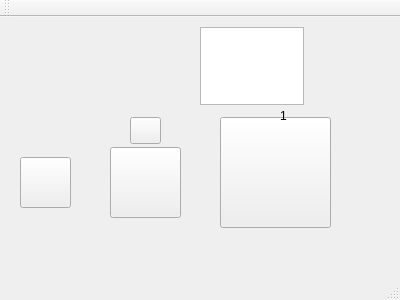
<?xml version="1.0" encoding="UTF-8"?>
<ui version="4.0">
 <class>MainWindow</class>
 <widget class="QMainWindow" name="MainWindow">
  <property name="geometry">
   <rect>
    <x>0</x>
    <y>0</y>
    <width>400</width>
    <height>300</height>
   </rect>
  </property>
  <property name="windowTitle">
   <string>MainWindow</string>
  </property>
  <widget class="QWidget" name="centralWidget">
   <widget class="QPushButton" name="pushButton">
    <property name="enabled">
     <bool>true</bool>
    </property>
    <property name="geometry">
     <rect>
      <x>110</x>
      <y>130</y>
      <width>71</width>
      <height>71</height>
     </rect>
    </property>
    <property name="text">
     <string/>
    </property>
    <property name="icon">
     <iconset resource="mainwindow.qrc">
      <normaloff>:/picture/add.png</normaloff>:/picture/add.png</iconset>
    </property>
    <property name="iconSize">
     <size>
      <width>64</width>
      <height>64</height>
     </size>
    </property>
   </widget>
   <widget class="QPushButton" name="pushButton_2">
    <property name="geometry">
     <rect>
      <x>220</x>
      <y>100</y>
      <width>111</width>
      <height>111</height>
     </rect>
    </property>
    <property name="styleSheet">
     <string notr="true">border-image: url(:/picture/add.png);</string>
    </property>
    <property name="text">
     <string/>
    </property>
   </widget>
   <widget class="QLabel" name="label">
    <property name="geometry">
     <rect>
      <x>280</x>
      <y>90</y>
      <width>21</width>
      <height>17</height>
     </rect>
    </property>
    <property name="text">
     <string>1</string>
    </property>
   </widget>
   <widget class="QTextEdit" name="textEdit">
    <property name="geometry">
     <rect>
      <x>200</x>
      <y>10</y>
      <width>104</width>
      <height>78</height>
     </rect>
    </property>
   </widget>
   <widget class="QPushButton" name="pushButton_3">
    <property name="geometry">
     <rect>
      <x>20</x>
      <y>140</y>
      <width>51</width>
      <height>51</height>
     </rect>
    </property>
    <property name="styleSheet">
     <string notr="true">border-image: url(:/picture/add.png);</string>
    </property>
    <property name="text">
     <string/>
    </property>
   </widget>
   <widget class="QLabel" name="label_2">
    <property name="geometry">
     <rect>
      <x>320</x>
      <y>20</y>
      <width>67</width>
      <height>71</height>
     </rect>
    </property>
    <property name="styleSheet">
     <string notr="true">border-image: url(:/picture/drawing5.png);</string>
    </property>
    <property name="text">
     <string/>
    </property>
   </widget>
   <widget class="QLabel" name="zhuan_Label">
    <property name="geometry">
     <rect>
      <x>30</x>
      <y>10</y>
      <width>67</width>
      <height>61</height>
     </rect>
    </property>
    <property name="styleSheet">
     <string notr="true">border-image: url(:/image/image00.png);</string>
    </property>
    <property name="text">
     <string/>
    </property>
   </widget>
   <widget class="QPushButton" name="pushButton_4">
    <property name="geometry">
     <rect>
      <x>130</x>
      <y>100</y>
      <width>31</width>
      <height>27</height>
     </rect>
    </property>
    <property name="styleSheet">
     <string notr="true">border-image: url(:/picture/dec.png);</string>
    </property>
    <property name="text">
     <string/>
    </property>
   </widget>
  </widget>
  <widget class="QMenuBar" name="menuBar">
   <property name="geometry">
    <rect>
     <x>0</x>
     <y>0</y>
     <width>400</width>
     <height>25</height>
    </rect>
   </property>
  </widget>
  <widget class="QToolBar" name="mainToolBar">
   <attribute name="toolBarArea">
    <enum>TopToolBarArea</enum>
   </attribute>
   <attribute name="toolBarBreak">
    <bool>false</bool>
   </attribute>
  </widget>
  <widget class="QStatusBar" name="statusBar"/>
 </widget>
 <layoutdefault spacing="6" margin="11"/>
 <resources>
  <include location="mainwindow.qrc"/>
 </resources>
 <connections/>
</ui>
